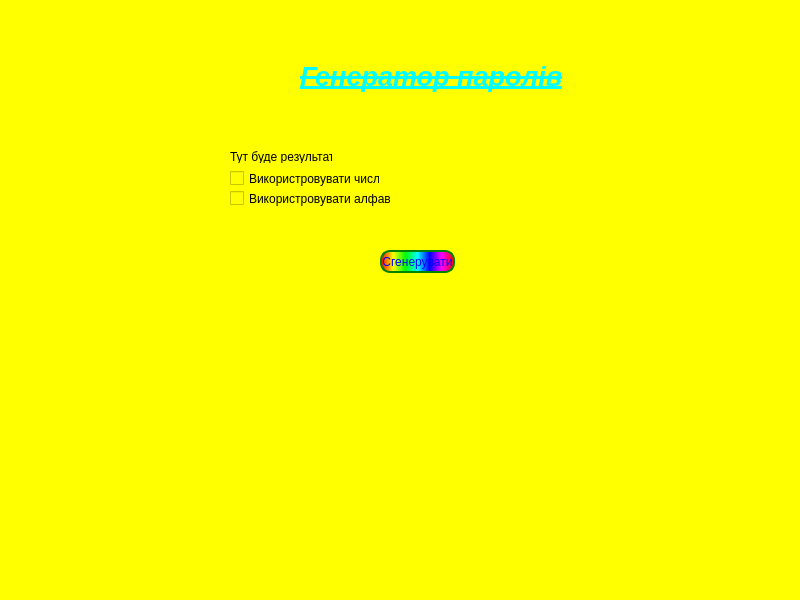
<?xml version="1.0" encoding="UTF-8"?>
<ui version="4.0">
 <class>MainWindow</class>
 <widget class="QMainWindow" name="MainWindow">
  <property name="geometry">
   <rect>
    <x>0</x>
    <y>0</y>
    <width>800</width>
    <height>600</height>
   </rect>
  </property>
  <property name="windowTitle">
   <string>MainWindow</string>
  </property>
  <property name="styleSheet">
   <string notr="true">background-color: rgb(255, 255, 0)</string>
  </property>
  <widget class="QWidget" name="centralwidget">
   <widget class="QLabel" name="label">
    <property name="geometry">
     <rect>
      <x>300</x>
      <y>60</y>
      <width>265</width>
      <height>33</height>
     </rect>
    </property>
    <property name="palette">
     <palette>
      <active>
       <colorrole role="WindowText">
        <brush brushstyle="SolidPattern">
         <color alpha="255">
          <red>0</red>
          <green>255</green>
          <blue>255</blue>
         </color>
        </brush>
       </colorrole>
       <colorrole role="Button">
        <brush brushstyle="SolidPattern">
         <color alpha="255">
          <red>255</red>
          <green>255</green>
          <blue>0</blue>
         </color>
        </brush>
       </colorrole>
       <colorrole role="Text">
        <brush brushstyle="SolidPattern">
         <color alpha="255">
          <red>0</red>
          <green>255</green>
          <blue>255</blue>
         </color>
        </brush>
       </colorrole>
       <colorrole role="ButtonText">
        <brush brushstyle="SolidPattern">
         <color alpha="255">
          <red>0</red>
          <green>255</green>
          <blue>255</blue>
         </color>
        </brush>
       </colorrole>
       <colorrole role="Base">
        <brush brushstyle="SolidPattern">
         <color alpha="255">
          <red>255</red>
          <green>255</green>
          <blue>0</blue>
         </color>
        </brush>
       </colorrole>
       <colorrole role="Window">
        <brush brushstyle="SolidPattern">
         <color alpha="255">
          <red>255</red>
          <green>255</green>
          <blue>0</blue>
         </color>
        </brush>
       </colorrole>
      </active>
      <inactive>
       <colorrole role="WindowText">
        <brush brushstyle="SolidPattern">
         <color alpha="255">
          <red>0</red>
          <green>255</green>
          <blue>255</blue>
         </color>
        </brush>
       </colorrole>
       <colorrole role="Button">
        <brush brushstyle="SolidPattern">
         <color alpha="255">
          <red>255</red>
          <green>255</green>
          <blue>0</blue>
         </color>
        </brush>
       </colorrole>
       <colorrole role="Text">
        <brush brushstyle="SolidPattern">
         <color alpha="255">
          <red>0</red>
          <green>255</green>
          <blue>255</blue>
         </color>
        </brush>
       </colorrole>
       <colorrole role="ButtonText">
        <brush brushstyle="SolidPattern">
         <color alpha="255">
          <red>0</red>
          <green>255</green>
          <blue>255</blue>
         </color>
        </brush>
       </colorrole>
       <colorrole role="Base">
        <brush brushstyle="SolidPattern">
         <color alpha="255">
          <red>255</red>
          <green>255</green>
          <blue>0</blue>
         </color>
        </brush>
       </colorrole>
       <colorrole role="Window">
        <brush brushstyle="SolidPattern">
         <color alpha="255">
          <red>255</red>
          <green>255</green>
          <blue>0</blue>
         </color>
        </brush>
       </colorrole>
      </inactive>
      <disabled>
       <colorrole role="WindowText">
        <brush brushstyle="SolidPattern">
         <color alpha="255">
          <red>0</red>
          <green>255</green>
          <blue>255</blue>
         </color>
        </brush>
       </colorrole>
       <colorrole role="Button">
        <brush brushstyle="SolidPattern">
         <color alpha="255">
          <red>255</red>
          <green>255</green>
          <blue>0</blue>
         </color>
        </brush>
       </colorrole>
       <colorrole role="Text">
        <brush brushstyle="SolidPattern">
         <color alpha="255">
          <red>0</red>
          <green>255</green>
          <blue>255</blue>
         </color>
        </brush>
       </colorrole>
       <colorrole role="ButtonText">
        <brush brushstyle="SolidPattern">
         <color alpha="255">
          <red>0</red>
          <green>255</green>
          <blue>255</blue>
         </color>
        </brush>
       </colorrole>
       <colorrole role="Base">
        <brush brushstyle="SolidPattern">
         <color alpha="255">
          <red>255</red>
          <green>255</green>
          <blue>0</blue>
         </color>
        </brush>
       </colorrole>
       <colorrole role="Window">
        <brush brushstyle="SolidPattern">
         <color alpha="255">
          <red>255</red>
          <green>255</green>
          <blue>0</blue>
         </color>
        </brush>
       </colorrole>
      </disabled>
     </palette>
    </property>
    <property name="font">
     <font>
      <pointsize>20</pointsize>
      <weight>75</weight>
      <italic>true</italic>
      <bold>true</bold>
      <underline>true</underline>
      <strikeout>true</strikeout>
     </font>
    </property>
    <property name="styleSheet">
     <string notr="true">color: rgb(0, 255, 255)</string>
    </property>
    <property name="text">
     <string>Генератор паролів</string>
    </property>
   </widget>
   <widget class="QLabel" name="lb_result">
    <property name="geometry">
     <rect>
      <x>230</x>
      <y>150</y>
      <width>102</width>
      <height>13</height>
     </rect>
    </property>
    <property name="text">
     <string>Тут буде результат</string>
    </property>
   </widget>
   <widget class="QCheckBox" name="cb_num">
    <property name="geometry">
     <rect>
      <x>230</x>
      <y>170</y>
      <width>150</width>
      <height>17</height>
     </rect>
    </property>
    <property name="text">
     <string>Використровувати числа</string>
    </property>
   </widget>
   <widget class="QCheckBox" name="cb_wor">
    <property name="geometry">
     <rect>
      <x>230</x>
      <y>190</y>
      <width>161</width>
      <height>17</height>
     </rect>
    </property>
    <property name="styleSheet">
     <string notr="true"/>
    </property>
    <property name="text">
     <string>Використровувати алфавіт</string>
    </property>
   </widget>
   <widget class="QPushButton" name="btn_generate">
    <property name="geometry">
     <rect>
      <x>380</x>
      <y>250</y>
      <width>75</width>
      <height>23</height>
     </rect>
    </property>
    <property name="styleSheet">
     <string notr="true">color: blue; border: 2px solid green; border-radius: 10px; background-color: qlineargradient(spread:pad, x1:0, y1:0, x2:1, y2:0, stop:0 rgba(255, 0, 0, 255), stop:0.166 rgba(255, 255, 0, 255), stop:0.333 rgba(0, 255, 0, 255), stop:0.5 rgba(0, 255, 255, 255), stop:0.666 rgba(0, 0, 255, 255), stop:0.833 rgba(255, 0, 255, 255), stop:1 rgba(255, 0, 0, 255))</string>
    </property>
    <property name="text">
     <string>Сгенерувати</string>
    </property>
   </widget>
  </widget>
  <widget class="QMenuBar" name="menubar">
   <property name="geometry">
    <rect>
     <x>0</x>
     <y>0</y>
     <width>800</width>
     <height>21</height>
    </rect>
   </property>
  </widget>
  <widget class="QStatusBar" name="statusbar"/>
 </widget>
 <resources/>
 <connections/>
</ui>
